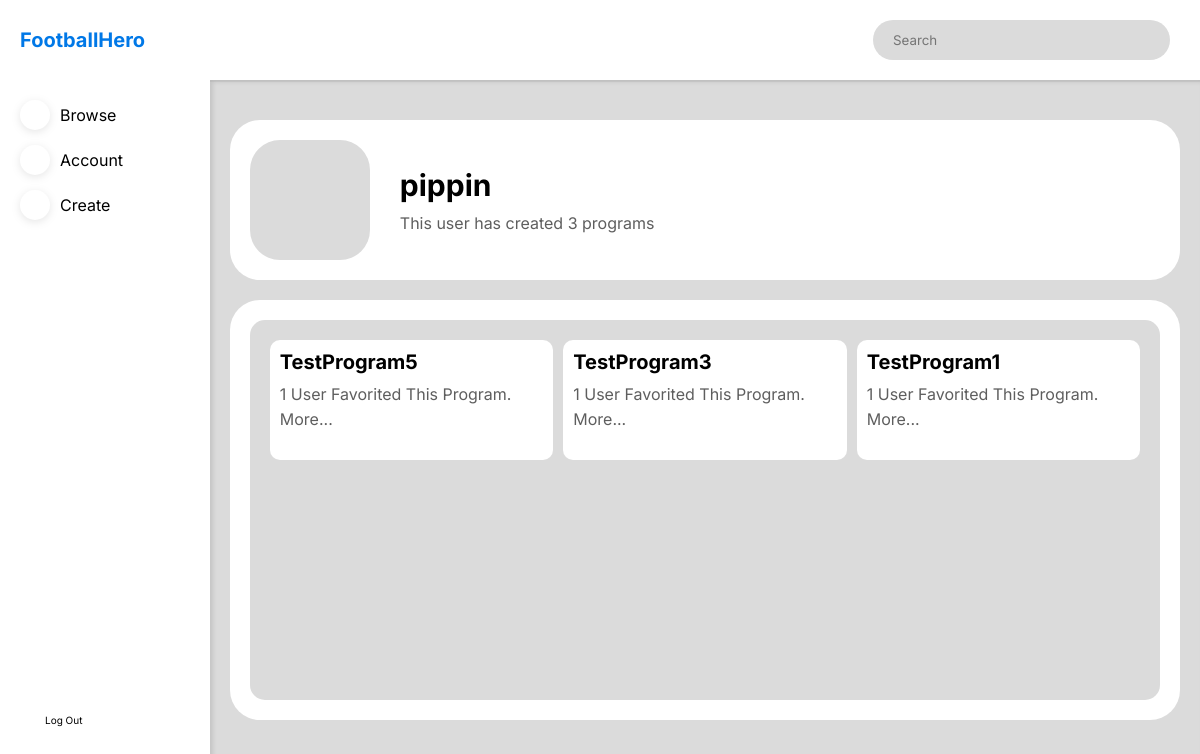
The app's page /account/pippin (signed in) with its own data.
### website/models.py (models this page shows)
class User(db.Model, UserMixin):
    id = db.Column(db.Integer, primary_key=True)
    username = db.Column(db.String(150), unique=True, nullable=False)
    email = db.Column(db.String(150), unique=True)
    password = db.Column(db.String(200))
    verified = db.Column(db.Boolean, default=False)
    programs = db.relationship('Program')
    favorites = db.relationship(
        'Program',
        secondary=FavoriteProgram,
        backref=db.backref('favoriteprograms'),
        lazy='dynamic'
    )

class Program(db.Model):
    id = db.Column(db.Integer, primary_key=True)
    name = db.Column(db.String(150), nullable=False)
    user_id = db.Column(db.Integer, db.ForeignKey('user.id'), nullable=False)
    description = db.Column(db.String(3000))
    exercises = db.relationship(
        'Exercise',
        secondary=ExerciseProgram,
        backref='exercises'
    )

### website/dashboard.py (the view, shortened to what this page needs)
@dashboard.route("/account/<username>", methods=['POST', 'GET'])
@login_required
def account(username):
    user = db.session.query(User).filter(
        User.username == username).first()
    if not user:
        abort(404)
    likes_query = db.session.\
        query(
            FavoriteProgram.columns.program_id.label('programid'),
            func.count().label('cnt')
        ).\
        filter(FavoriteProgram.columns.program_id).\
        group_by('programid').\
        subquery()
    programscreated = db.session.\
        query(Program.id,
              Program.name,
              func.coalesce(
                  likes_query.c.cnt, 0).label('cnt')
              ).\
        join(likes_query,
             likes_query.c.programid == Program.id,
             isouter=True
             ).\
        filter(Program.user_id == user.id).\
        order_by(desc(Program.id)).\
        all()
    return render_template(
        'account.html',
        user=user,
        programscreated=programscreated
    )

### website/templates/account.html (shortened to what this page needs)
{% extends 'dashboard_template.html' %} {% block content %}
<div class="dashboard-body-element dashboard-body-first dashboard-body-account-first">
    <div class="dashboard-body-icon dashboard-body-tag">
        <span class="iconify" data-icon="bx:user"></span>
    </div>
    <div class="dashboard-account-info-wrapper">
        <p class="dashboard-account-info-username">{{user.username}}</p>
        {% if current_user.username == user.username %} {% if programscreated
        |length == 0 %}
        <p class="dashboard-account-info-subtitle">You have created 0 programs.</p>
        {% elif programscreated |length == 1 %}
        <p class="dashboard-account-info-subtitle">You have created 1 program.</p>
        {% else %}
        <p class="dashboard-account-info-subtitle">
            You have created {{programscreated |length}} programs
        </p>
        {% endif%} {% else %} {% if programscreated |length == 0 %}
        <p class="dashboard-account-info-subtitle">
            This user has created 0 programs.
        </p>
        {% elif programscreated|length == 1 %}
        <p class="dashboard-account-info-subtitle">
            This user has created 1 program.
        </p>
        {% else %}
        <p class="dashboard-account-info-subtitle">
            This user has created {{programscreated |length}} programs
        </p>
        {% endif%} {% endif %}
    </div>
</div>
<div class="dashboard-body-element dashboard-account-programs-wrapper">
    <div class="dashboard-account-programs">
        {% for program in programscreated%}
        <div class="dashboard-account-programs-card">
            <p>{{program.name}}</p>
            {% if program.cnt == 1 %}
            <p>{{program.cnt}} user favorited this program.</p>
            {% else %}
            <p>{{program.cnt}} users favorited this program.</p>
            {% endif %}
            <a onclick="location.href= '/program/{{program.id}}'">more...</a>
        </div>
        {% endfor %}
    </div>
</div>
{% endblock %}

### website/static/styles.css (style rules this page uses)
* { padding: 0; margin: 0; box-sizing: border-box; font-family: "Inter", "Poppins"; }
:root { --main-color: #0078e7; --secondary-color: #dbdbdb; --background-colour: #ffffff; --text-color-1: #000000; --text-color-2: #5e5e5e; --text-color-3: #ffffff; }
html { scroll-behavior: smooth; }
.dashboard-body-first { margin-top: 40px; }
.dashboard-body-icon { height: 120px; width: 120px; background-color: var(--secondary-color); border-radius: 30px; display: flex; align-items: center; justify-content: center; }
.dashboard-body-icon .iconify { width: 60%; height: 60%; color: var(--text-color-2); }
.dashboard-body-element { width: 96%; margin-left: auto; margin-right: auto; background-color: var(--background-colour); padding: 20px; border-radius: 30px; }
.dashboard-body-account-first { display: flex; align-items: center; }
.dashboard-account-info-wrapper { display: flex; flex-direction: column; justify-content: center; width: 80%; margin-left: 30px; height: 120px; }
.dashboard-account-info-username { font-weight: bold; font-size: 30px; margin-bottom: 10px; }
.dashboard-account-info-subtitle { color: var(--text-color-2); }
.dashboard-account-programs-wrapper { margin-top: 20px; height: 60%; min-height: 400px; }
.dashboard-account-programs { height: 100%; width: 100%; border-radius: 15px; padding: min(5%, 20px); background-color: var(--secondary-color); display: grid; grid-template-columns: 1fr 1fr 1fr; grid-template-rows: auto; grid-row-gap: 10px; grid-column-gap: 10px; grid-template-rows: repeat(auto-fill, 120px); overflow-y: scroll; }
.dashboard-account-programs-card { background-color: var(--background-colour); height: 100%; width: 100%; padding: 10px; border-radius: 10px; text-transform: capitalize; }
.dashboard-account-programs-card p:first-child { color: var(--text-color-1); font-weight: bold; font-size: 20px; width: 100%; text-overflow: ellipsis; margin-bottom: 10px; }
.dashboard-account-programs-card p { color: var(--text-color-2); margin-bottom: 5px; }
.dashboard-account-programs-card a { color: var(--text-color-2); }

### records on screen
User: username "pippin"
Program: name "TestProgram5", cnt "1"
Program: name "TestProgram3", cnt "1"
Program: name "TestProgram1", cnt "1"

### other values on screen
{{ programscreated |length }} "3"
